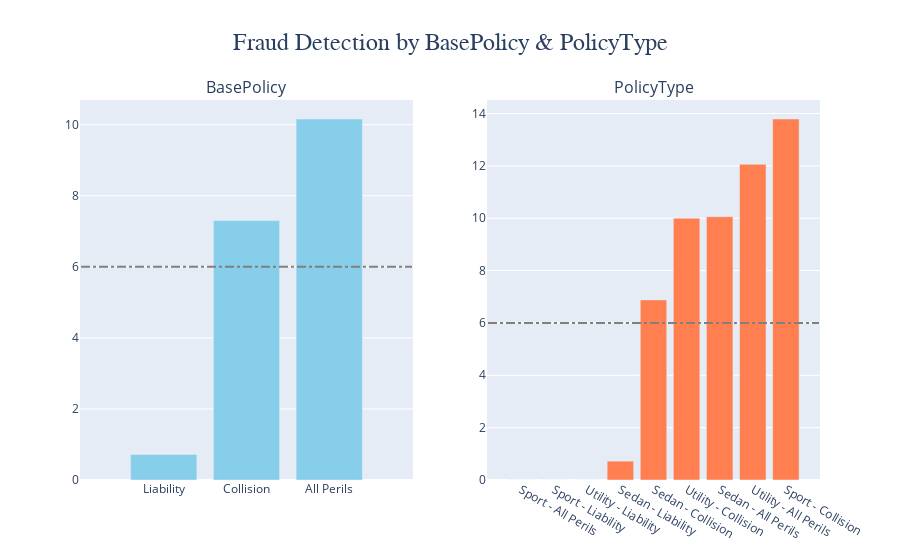

Notebook code cell kept with this figure:
### Markdown cell above
##### **2.2.5 Fraud Detection by Base Policy** 🛡️📑🔍 **& Policy Type** 📝🚗📊

### Code cell
# BasePolicy
df_counts_policy = df_viz['BasePolicy'].value_counts().sort_index()
df_counts_fraud4 = df_fraud['BasePolicy'].value_counts().sort_index()
df_percentages_fraud4 = pd.DataFrame(round((df_counts_fraud4 / df_counts_policy) * 100, 2)).fillna(0).reset_index()

df_percentages_fraud4.columns = ['BasePolicy', 'Fraud %']
df_percentages_fraud4 = df_percentages_fraud4.sort_values(by=['Fraud %'])

# PolicyType
df_counts_policy2 = df_viz['PolicyType'].value_counts().sort_index()
df_counts_fraud5 = df_fraud['PolicyType'].value_counts().sort_index()
df_percentages_fraud5 = pd.DataFrame(round((df_counts_fraud5 / df_counts_policy2) * 100, 2)).fillna(0).reset_index()

df_percentages_fraud5.columns = ['PolicyType', 'Fraud %']
df_percentages_fraud5 = df_percentages_fraud5.sort_values(by=['Fraud %'])

# Bar Chart - Subplots
fig = make_subplots(rows=1, cols=2, subplot_titles=('BasePolicy', "PolicyType"))

fig.add_trace(go.Bar(x=df_percentages_fraud4['BasePolicy'], y=df_percentages_fraud4['Fraud %'],
    marker_color='skyblue'), row=1, col=1)

fig.add_trace(go.Bar(x=df_percentages_fraud5['PolicyType'], y=df_percentages_fraud5['Fraud %'],
    marker_color='coral'), row=1, col=2)

fig.update_layout(
    title={
        'text': 'Fraud Detection by BasePolicy & PolicyType',
        'x':0.5,
        'font': {'family': "Arial, sans-serif", 'size': 24}
    }, showlegend=False)

fig.add_shape(
    type="line",
    x0=-1,
    y0=6,
    x1=3,
    y1=6,
    line=dict(
        color="rgba(128, 128, 128, 1)", 
        width=2,
        dash="dashdot",
    ),
    xref="x1",
    yref="y1"
)

fig.add_shape(
    type="line",
    x0=-1,
    y0=6,
    x1=9,
    y1=6,
    line=dict(
        color="rgba(128, 128, 128, 1)", 
        width=2,
        dash="dashdot",
    ),
    xref="x2",
    yref="y2"
)

fig.show()

### Figure 1 — Plotly figure (JSON) as saved in the notebook; plotly's stock layout.template omitted (floating-point values rounded to 4 significant figures)
{"data": [{"marker": {"color": "skyblue"}, "type": "bar", "x": ["Liability", "Collision", "All Perils"], "xaxis": "x", "y": [0.72, 7.3, 10.16], "yaxis": "y"}, {"marker": {"color": "coral"}, "type": "bar", "x": ["Sport - All Perils", "Sport - Liability", "Utility - Liability", "Sedan - Liability", "Sedan - Collision", "Utility - Collision", "Sedan - All Perils", "Utility - All Perils", "Sport - Collision"], "xaxis": "x2", "y": [0, 0, 0, 0.72, 6.88, 10, 10.06, 12.06, 13.79], "yaxis": "y2"}], "layout": {"annotations": [{"font": {"size": 16}, "showarrow": false, "text": "BasePolicy", "x": 0.225, "xanchor": "center", "xref": "paper", "y": 1, "yanchor": "bottom", "yref": "paper"}, {"font": {"size": 16}, "showarrow": false, "text": "PolicyType", "x": 0.775, "xanchor": "center", "xref": "paper", "y": 1, "yanchor": "bottom", "yref": "paper"}], "shapes": [{"line": {"color": "rgba(128, 128, 128, 1)", "dash": "dashdot", "width": 2}, "type": "line", "x0": -1, "x1": 3, "xref": "x", "y0": 6, "y1": 6, "yref": "y"}, {"line": {"color": "rgba(128, 128, 128, 1)", "dash": "dashdot", "width": 2}, "type": "line", "x0": -1, "x1": 9, "xref": "x2", "y0": 6, "y1": 6, "yref": "y2"}], "showlegend": false, "title": {"font": {"family": "Arial, sans-serif", "size": 24}, "text": "Fraud Detection by BasePolicy & PolicyType", "x": 0.5}, "xaxis": {"anchor": "y", "domain": [0, 0.45]}, "xaxis2": {"anchor": "y2", "domain": [0.55, 1]}, "yaxis": {"anchor": "x", "domain": [0, 1]}, "yaxis2": {"anchor": "x2", "domain": [0, 1]}}}
